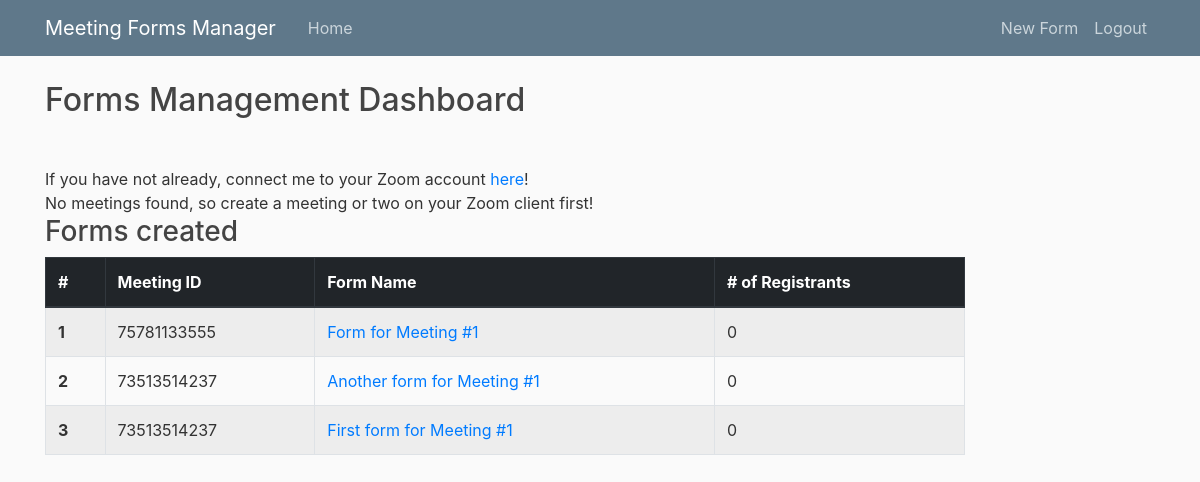
Screenshot of /home (signed in) with the database file from the repository.
### zoom_app/models.py (models this page shows, shortened)
class MeetingForm(db.Model):
    id = db.Column(db.Integer, primary_key=True)
    meeting_id = db.Column(BIGINT(unsigned=True), nullable=False)
    meeting_form_name = db.Column(db.String(200), nullable=False)
    date_created = db.Column(db.DateTime, nullable=False, default=datetime.utcnow)
    active = db.Column(db.Boolean, nullable=False)
    user_id = db.Column(db.Integer, db.ForeignKey('user.id'), nullable=False)
    registrants = db.relationship('Registrant', backref='register_form', lazy=True)

### zoom_app/routes.py (the view)
@app.route("/")
@app.route("/home")
def home():
    zoom_status = check_zoom_auth_status()
    refresh_status = need_refresh()
    if zoom_status and refresh_status:
        return redirect(url_for('zoom_refresh'))
    zoom = return_zoom_instance() if zoom_status else None
    meetings = get_all_meetings(zoom)
    meeting_forms = current_user.meeting_forms if current_user.is_authenticated else []
    return render_template('home.html', meetings=meetings, meeting_forms=meeting_forms, zoom_status=zoom_status, refresh_status=refresh_status)

### zoom_app/models.py (called while the page is built)
@login_manager.user_loader
def load_user(user_id):
    return User.query.get(int(user_id))

### zoom_app/routes.py (called while the page is built)
@app.context_processor
def utility_processor():
    def list_length(lst):
        return len(lst)
    def return_idx_in_list(item, lst):
        return lst.index(item)
    return dict(list_length=list_length, return_idx_in_list=return_idx_in_list)

def check_zoom_auth_status():
    return "oauth_token" in session.keys()

def need_refresh():
    if check_zoom_auth_status():
        token = session['oauth_token']
        return time.time() > token["expires_at"]
    return False

def get_all_meetings(zoom_instance):
    if zoom_instance:
        return zoom_instance.get("https://api.zoom.us/v2/users/me/meetings").json()["meetings"]
    else:
        return []

### zoom_app/templates/home.html
{% extends "layout.html" %}
{% block content %}
<div class="col-md-10">
  {% if current_user.is_authenticated %}
    <h2 class="mb-5">Forms Management Dashboard</h2>
    {% if not zoom_status %}
      <div>
        If you have not already, connect me to your Zoom account <a href="{{ url_for('zoom_auth') }}">here</a>!
      </div>
    {% endif %}
    {% if meetings %}
      <h3>Meetings from Zoom</h3>
      <table class="table table-bordered table-striped">
        <thead class="thead-dark">
          <tr>
            <th scope="col">Meeting ID</th>
            <th scope="col">Meeting Topic</th>
            <th scope="col">Action</th>
          </tr>
        </thead>
        <tbody>
          {% for meeting in meetings %}
          <tr>
            <th scope="row">{{ meeting['id'] }}</th>
            <td class="align-middle">
              {{ meeting['topic'] }}
            </td>
            <td class="align-middle">
              <a href="{{ url_for('new_form', meeting_id=meeting['id'], meeting_name=meeting['topic'])}}">Create form for this meeting</a>
            </td>
          </tr>
          {% endfor%}
        </tbody>
      </table>
    {% else %}
      <div>
        No meetings found, so create a meeting or two on your Zoom client first!
      </div>
    {% endif %}
    {% if not meeting_forms %}
      <div>
        Create your first meeting form <a href="{{ url_for('new_form') }}">here</a>!
      </div>
    {% else %}
      <h3>Forms created</h3>
      <table class="table table-bordered table-striped">
        <thead class="thead-dark">
          <tr>
            <th scope="col">#</th>
            <th scope="col">Meeting ID</th>
            <th scope="col">Form Name</th>
            <th scope="col"># of Registrants</th>
          </tr>
        </thead>
        <tbody>
          {% for meeting_form in meeting_forms %}
          <tr>
            <th scope="row">{{ return_idx_in_list(meeting_form, meeting_forms) + 1 }}</th>
            <td class="align-middle">{{ meeting_form.meeting_id }}</td>
            <td class="align-middle">
              <a href="{{ url_for('meeting_form', meeting_form_id=meeting_form.id) }}">{{ meeting_form.meeting_form_name }}</a>
            </td>
            <td class="align-middle">
                {{ list_length(meeting_form.registrants) }}
            </td>
          </tr>
          {% endfor%}
        </tbody>
      </table>
    {% endif %}
  {% else %}
    <div>
      Please <a href="{{ url_for('login') }}">login</a> to manage your forms.
    </div>
  {% endif %}
</div>
{% endblock content %}

### zoom_app/templates/layout.html (shortened to what this page needs)
<!DOCTYPE html>
<html>
<head>
    <link rel="stylesheet" href="https://maxcdn.bootstrapcdn.com/bootstrap/4.0.0/css/bootstrap.min.css">
    <link rel="stylesheet" type="text/css" href="{{ url_for('static', filename='main.css') }}">
</head>
<body>
    <header class="site-header">
      <nav class="navbar navbar-expand-md navbar-dark bg-steel fixed-top">
        <div class="container">
          <a class="navbar-brand mr-4" href="/">Meeting Forms Manager</a>
          <div class="collapse navbar-collapse" id="navbarToggle">
            <div class="navbar-nav mr-auto">
              <a class="nav-item nav-link" href="{{ url_for('home') }}">Home</a>
            </div>
            <div class="navbar-nav">
              {% if current_user.is_authenticated %}
                <a class="nav-item nav-link" href="{{ url_for('new_form') }}">New Form</a>
                <a class="nav-item nav-link" href="{{ url_for('logout') }}">Logout</a>
              {% else %}
                <a class="nav-item nav-link" href="{{ url_for('login') }}">Login</a>
                <a class="nav-item nav-link" href="{{ url_for('register') }}">Register</a>
              {% endif %}
            </div>
          </div>
        </div>
      </nav>
    </header>
    <main role="main" class="container">
      <div class="row">
        <div class="col-md-8">
        </div>
      </div>
      <div class="row">
        {% block content %}{% endblock %}
      </div>
    </main>
</body>
</html>

### zoom_app/static/main.css (style rules this page uses)
body { background: #fafafa; color: #333333; margin-top: 5rem; }
h1, h2, h3, h4, h5, h6 { color: #444444; }
.bg-steel { background-color: #5f788a; }
.site-header .navbar-nav .nav-link { color: #cbd5db; }

### rows the page displays
MeetingForm: return_idx_in_list "1", meeting_id "75781133555", meeting_form_name "Form for Meeting #1", list_length "0"
MeetingForm: return_idx_in_list(meeting_form,meeting_forms)+1 "2", meeting_id "73513514237", meeting_form_name "Another form for Meeting #1", list_length "0"
MeetingForm: return_idx_in_list(meeting_form,meeting_forms)+1 "3", meeting_id "73513514237", meeting_form_name "First form for Meeting #1", list_length "0"
